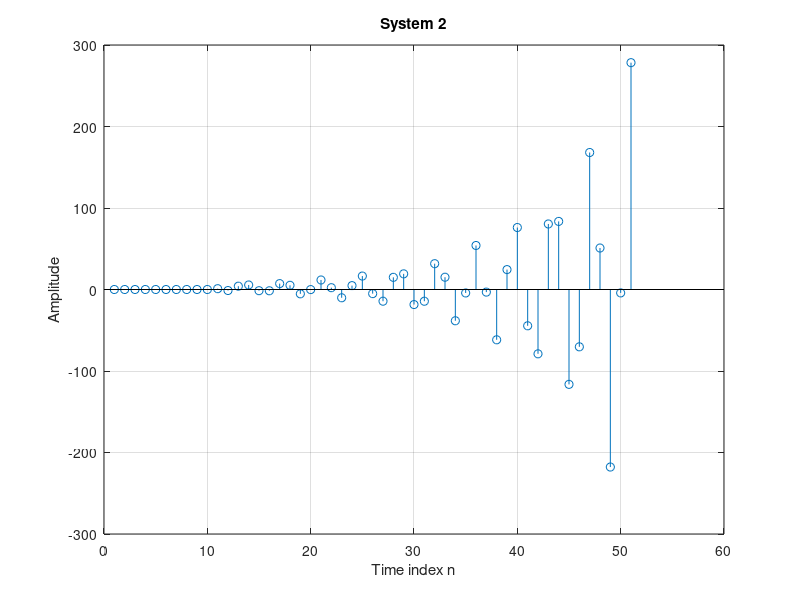

Write the MATLAB code that produced this figure.
clf;
n = -10 : 40;
s = [zeros(1,10) ones(1,41)];
num2 = [1 -2 6];
den2 = [1 1/4 5/4];
y2 = filter(num2,den2,s);
stem(y2);
xlabel('Time index n'); ylabel('Amplitude');
title('System 2'); grid;